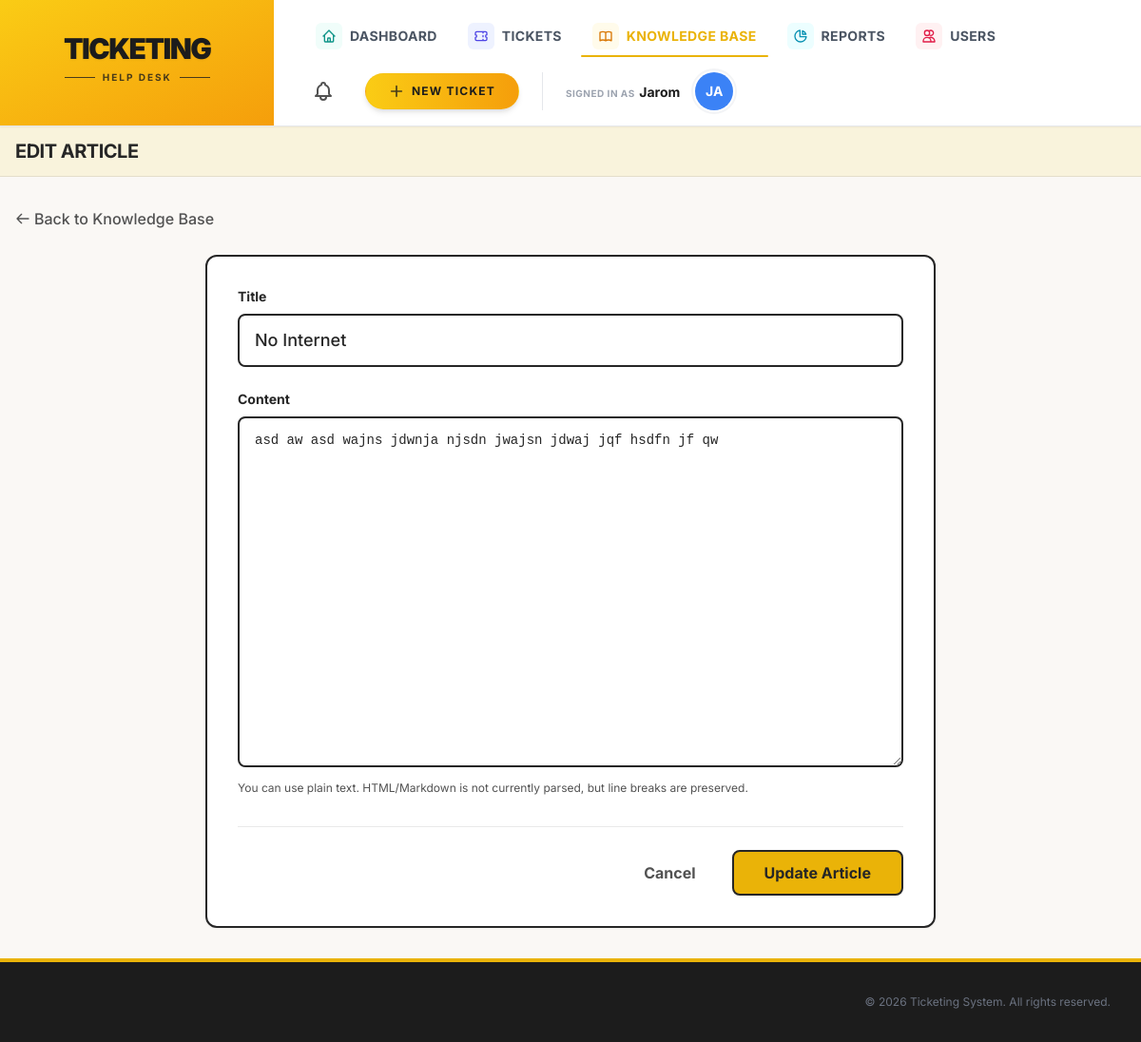
Page /kb_manage.php?id=3 (signed in) on the committed database.
### tables this page shows
CREATE TABLE `kb_articles` (
  `id` int(11) UNSIGNED NOT NULL,
  `author_id` int(11) UNSIGNED NOT NULL,
  `title` varchar(255) NOT NULL,
  `content` text NOT NULL,
  `created_at` datetime DEFAULT current_timestamp(),
  `updated_at` datetime DEFAULT current_timestamp() ON UPDATE current_timestamp()
);

### kb_manage.php (the view, shortened to what this page needs)
<?php
require_once 'db.php';
$id = isset($_GET['id']) ? (int) $_GET['id'] : 0;
$title_val = '';
$content_val = '';
if ($id > 0) {
    $stmt = $conn->prepare("SELECT * FROM kb_articles WHERE id = ?");
    $stmt->bind_param('i', $id);
    $stmt->execute();
    $article = $stmt->get_result()->fetch_assoc();
    $title_val = $article['title'];
    $content_val = $article['content'];
}
require_once 'includes/header.php';
?>
<div class="mb-6">
    <a href="kb.php" class="inline-flex items-center text-[#525252] hover:text-[#262626] font-medium transition-colors">
        <svg xmlns="http://www.w3.org/2000/svg" class="h-4 w-4 mr-1" fill="none" viewBox="0 0 24 24"
            stroke="currentColor">
            <path stroke-linecap="round" stroke-linejoin="round" stroke-width="2" d="M10 19l-7-7m0 0l7-7m-7 7h18" />
        </svg>
        Back to Knowledge Base
    </a>
</div>
<div class="max-w-3xl mx-auto">
    <div class="bg-white border-2 border-[#262626] rounded-xl p-8 shadow-sm">
        <form method="POST" action="">
            <div class="mb-6">
                <label for="title" class="block text-sm font-bold text-[#262626] mb-2">Title</label>
                <input type="text" id="title" name="title" value="<?= htmlspecialchars($title_val) ?>" required
                    class="w-full px-4 py-3 border-2 border-[#262626] rounded-lg focus:outline-none focus:ring-2 focus:ring-[#f5e6a3] text-[#262626] text-lg font-medium placeholder-gray-400"
                    placeholder="Enter article title...">
            </div>
            <div class="mb-8">
                <label for="content" class="block text-sm font-bold text-[#262626] mb-2">Content</label>
                <textarea id="content" name="content" rows="15" required
                    class="w-full px-4 py-3 border-2 border-[#262626] rounded-lg focus:outline-none focus:ring-2 focus:ring-[#f5e6a3] text-[#262626] placeholder-gray-400 font-mono text-sm leading-relaxed"
                    placeholder="Write your article content here..."><?= htmlspecialchars($content_val) ?></textarea>
                <p class="mt-2 text-xs text-[#525252]">You can use plain text. HTML/Markdown is not currently parsed,
                    but line breaks are preserved.</p>
            </div>
            <div class="flex items-center justify-end gap-3 pt-6 border-t border-[#262626]/10">
                <a href="kb.php"
                    class="px-6 py-2.5 rounded-lg border-2 border-transparent text-[#525252] font-bold hover:text-[#262626] transition-colors">
                    Cancel
                </a>
                <button type="submit"
                    class="px-8 py-2.5 bg-[#eab308] text-[#262626] font-bold rounded-lg border-2 border-[#262626] hover:bg-[#ca8a04] hover:text-white transition-colors shadow-sm">
                    <?= $id > 0 ? 'Update Article' : 'Publish Article' ?>
                </button>
            </div>
        </form>
    </div>
</div>
<?php require_once 'includes/footer.php'; ?>

### style.css (style rules this page uses)
:root { --yellow: #fef08a; --black: #0a0a0a; --white: #ffffff; --radius: 10px; --shadow: 0 4px 6px -1px rgba(0, 0, 0, 0.1), 0 2px 4px -2px rgba(0, 0, 0, 0.06); }
* { box-sizing: border-box; }
html, body { height: 100%; }
body { margin: 0; font-family: 'Inter', system-ui, -apple-system, 'Segoe UI', Roboto, sans-serif; font-size: 16px; line-height: 1.5; color: var(--black); background: var(--yellow); padding: 0; }
label { display: block; margin-bottom: 0.25rem; color: var(--black); font-size: 0.9rem; font-weight: 500; }
input, textarea, select, button { font: inherit; }
input, textarea, select { width: 100%; padding: 0.6rem 0.75rem; border: 2px solid var(--black); background: var(--white); color: var(--black); border-radius: 8px; margin: 0.25rem 0 0.75rem 0; transition: box-shadow 0.15s; }
textarea { min-height: 120px; resize: vertical; }

### rows in the picture
kb_articles: title "No Internet", content "asd aw asd wajns jdwnja njsdn jwajsn jdwaj jqf hsdfn jf qw"

### other values in the picture
$username "Jarom"
$initials "JA"
$page_heading "EDIT ARTICLE"
